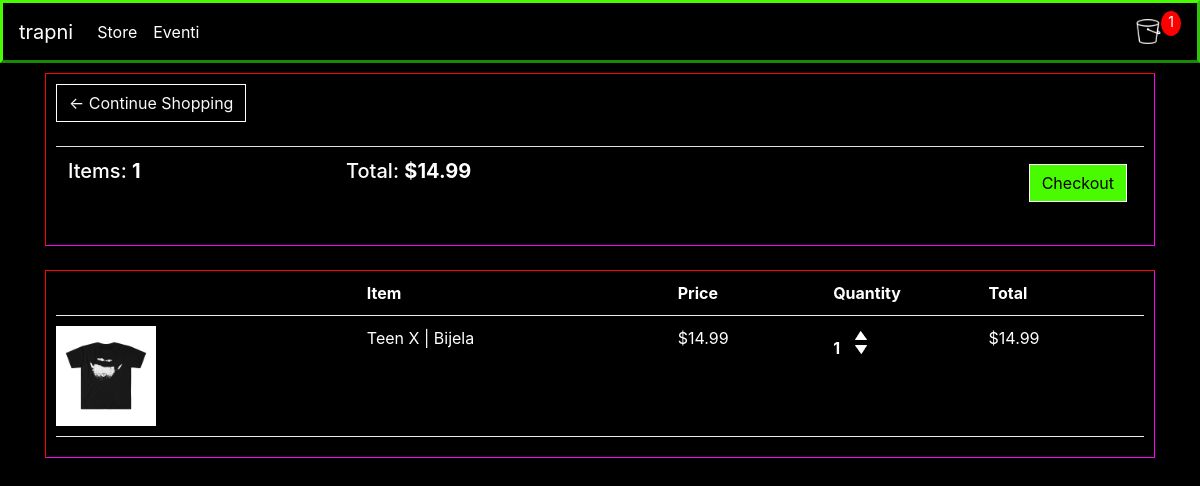
The app's page /cart/ (signed in) with its own data.
### TrapniApp/models.py (models this page shows, shortened)
class Order(models.Model):
    customer = models.ForeignKey(Customer, on_delete=models.SET_NULL, null=True, blank=True)
    date_ordered = models.DateTimeField(auto_now_add=True)
    complete = models.BooleanField(default=False)
    transaction_id = models.CharField(max_length=100, null=True)
    @property
    def get_cart_total(self):
        orderitems = self.orderitem_set.all()
        total = sum([item.get_total for item in orderitems])
        return total
    @property
    def get_cart_items(self):
        orderitems = self.orderitem_set.all()
        total = sum([item.quantity for item in orderitems])
        return total

class OrderItem(models.Model):
    product = models.ForeignKey(Product, on_delete=models.SET_NULL, null=True)
    order = models.ForeignKey(Order, on_delete=models.SET_NULL, null=True)
    quantity = models.IntegerField(default=0, null=True, blank=True)
    date_added = models.DateTimeField(auto_now_add=True)
    @property
    def get_total(self):
        total = self.product.price * self.quantity
        return total

class Product(models.Model):
    name = models.CharField(max_length=200)
    price = models.DecimalField(max_digits=7, decimal_places=2)
    digital = models.BooleanField(default=False, null=True, blank=True)
    image = models.ImageField(null=True, blank=True)
    @property
    def imageURL(self):
        try:
            url = self.image.url
        except:
            url = ''
        return url

### TrapniApp/views.py (the view)
# urls.py: path('cart/', views.cart, name="cart"),
def cart(request):
    data = cartData(request)
    cartItems = data['cartItems']
    order = data['order']
    items = data['items']
    context = {'items': items, 'order': order, 'cartItems': cartItems}
    return render(request, 'TrapniApp/cart.html', context)

### TrapniApp/utils.py (called while the page is built)
def cartData(request):
    if request.user.is_authenticated:
        customer = request.user.customer
        order, created = Order.objects.get_or_create(customer=customer, complete=False)
        items = order.orderitem_set.all()
        cartItems = order.get_cart_items
    else:
        cookieData = cookieCart(request)
        cartItems = cookieData['cartItems']
        order = cookieData['order']
        items = cookieData['items']
    return{'cartItems': cartItems, 'order': order, 'items': items}

### templates/TrapniApp/cart.html (shortened to what this page needs)
{% extends 'TrapniApp/main.html' %}
{% load static %}
{% block content %}
<div class="row">
    <div class="col-lg-12">
        <div class="box-element total-checkout">
            <a class="btn btn-outline-light" href="{% url 'store' %}">&#x2190; Continue Shopping</a>
        <br>
        <br>
        <table class="table">
            <tr>
                <th><h5>Items: <strong>{{order.get_cart_items}}</strong></h5></th>
                <th><h5>Total: <strong>${{order.get_cart_total|floatformat:2}}</strong></h5></th>
                <th>
                    <a style="float: right; margin: 5px;" class="btn btn-success" href="{% url 'checkout'%}" id="checkout-button">Checkout</a>
                </th>
            </tr>
        </table>
    </div>
    <br>
        <div class="box-element quantity-checkout">
            <div class="cart-row">
                <div style="flex:2"></div>
                <div style="flex:2"><strong>Item</strong></div>
                <div style="flex:1"><strong>Price</strong></div>
                <div style="flex:1"><strong>Quantity</strong></div>
                <div style="flex:1"><strong>Total</strong></div>
            </div>
            {% for item in items%}
            <div class="cart-row">
                <div style="flex:2"><img src="{{item.product.imageURL}}" class="row-image"></div>
                <div style="flex:2">{{item.product.name}}</div>
                <div style="flex:1">${{item.product.price|floatformat:2}}</div>
                <div style="flex:1">
                    <p class="quantity">{{item.quantity}}</p>
                    <div class="quantity">
                        <img data-product="{{item.product.id}}" data-action="add" class="chg-quantity update-cart" src="{% static  'images/arrow-up.png' %}">
                        <img data-product="{{item.product.id}}" data-action="remove" class="chg-quantity update-cart" src="{% static  'images/arrow-down.png' %}">
                    </div>
                </div>
                <div style="flex:1">${{item.get_total|floatformat:2}}</div>
            </div>
            {%endfor%}
        </div>
        <br>
    </div>
</div>
{% endblock content %}

### static/css/main.css (style rules this page uses)
body { background-color: black; }
h1,h2,h3,h4,h5,h6 { color: white; border-color: #48fb00 #31c110 #198908 #48fb00; }
.box-element { background-color: black; padding: 10px; border-color: red; }
.col-lg-4, .col-lg-6, .col-lg-8, .col-lg-12 { margin-top: 10px; }
.btn { border: 1px solid white; border-radius: 0; }
.row-image { width: 100px; }
.cart-row { display: flex; align-items: flex-stretch; padding-bottom: 10px; margin-bottom: 10px; border-bottom: 1px solid #ececec; }
.quantity { display: inline-block; font-weight: 700; padding-right:10px; }
.chg-quantity { width: 12px; cursor: pointer; display: block; margin-top: 5px; transition:.1s; }
.total-checkout { background-color: black; border: 1px solid transparent; border-top-color:red; border-bottom-color: #fd01fe; border-left-color: red; border-right-color: #fd01fe; }
#checkout-button { color:black; background-color: #48fb00; }
.quantity-checkout { color: white; border: 1px solid transparent; border-top-color:red; border-bottom-color: #fd01fe; border-left-color: red; border-right-color: #fd01fe; background-color: black; }

### records on screen
Order: get_cart_items "1", get_cart_total "14.99"
OrderItem: product.imageURL (picture), product.name "Teen X | Bijela", product.price "14.99", quantity "1", get_total "14.99"

### other values on screen
{{ cartItems }} "1"
